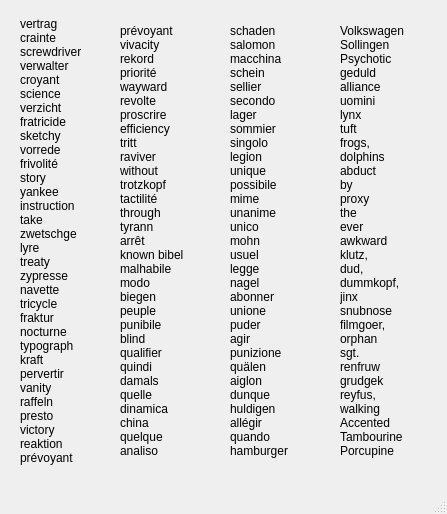
<?xml version="1.0" encoding="UTF-8"?>
<ui version="4.0">
 <class>mainWindow</class>
 <widget class="QMainWindow" name="mainWindow">
  <property name="geometry">
   <rect>
    <x>0</x>
    <y>0</y>
    <width>447</width>
    <height>514</height>
   </rect>
  </property>
  <property name="windowTitle">
   <string>Oxygen Font Test</string>
  </property>
  <widget class="QWidget" name="centralwidget">
   <widget class="QLabel" name="label">
    <property name="geometry">
     <rect>
      <x>20</x>
      <y>10</y>
      <width>91</width>
      <height>461</height>
     </rect>
    </property>
    <property name="text">
     <string>vertrag
crainte
screwdriver
verwalter
croyant
science
verzicht
fratricide
sketchy
vorrede
frivolité
story
yankee
instruction
take
zwetschge
lyre
treaty
zypresse
navette
tricycle
fraktur
nocturne
typograph
kraft
pervertir
vanity
raffeln
presto
victory
reaktion
prévoyant</string>
    </property>
   </widget>
   <widget class="QLabel" name="label_2">
    <property name="geometry">
     <rect>
      <x>120</x>
      <y>0</y>
      <width>91</width>
      <height>481</height>
     </rect>
    </property>
    <property name="text">
     <string>prévoyant
vivacity
rekord
priorité
wayward
revolte
proscrire
efficiency
tritt
raviver
without
trotzkopf
tactilité
through
tyrann
arrêt
known bibel
malhabile
modo
biegen
peuple
punibile
blind
qualifier
quindi
damals
quelle
dinamica
china
quelque
analiso</string>
    </property>
   </widget>
   <widget class="QLabel" name="label_3">
    <property name="geometry">
     <rect>
      <x>230</x>
      <y>0</y>
      <width>91</width>
      <height>481</height>
     </rect>
    </property>
    <property name="text">
     <string>schaden
salomon
macchina
schein
sellier
secondo
lager
sommier
singolo
legion
unique
possibile
mime
unanime
unico
mohn
usuel
legge
nagel
abonner
unione
puder
agir
punizione
quälen
aiglon
dunque
huldigen
allégir
quando
hamburger</string>
    </property>
   </widget>
   <widget class="QLabel" name="label_4">
    <property name="geometry">
     <rect>
      <x>340</x>
      <y>0</y>
      <width>91</width>
      <height>481</height>
     </rect>
    </property>
    <property name="text">
     <string>Volkswagen
Sollingen
Psychotic
geduld
alliance
uomini
lynx
tuft
frogs,
dolphins
abduct
by
proxy
the
ever
awkward
klutz,
dud,
dummkopf,
jinx
snubnose
filmgoer,
orphan
sgt.
renfruw
grudgek
reyfus,
walking
Accented
Tambourine
Porcupine</string>
    </property>
   </widget>
  </widget>
  <widget class="QMenuBar" name="menubar">
   <property name="geometry">
    <rect>
     <x>0</x>
     <y>0</y>
     <width>447</width>
     <height>21</height>
    </rect>
   </property>
  </widget>
  <widget class="QStatusBar" name="statusbar"/>
 </widget>
 <resources/>
 <connections/>
</ui>
